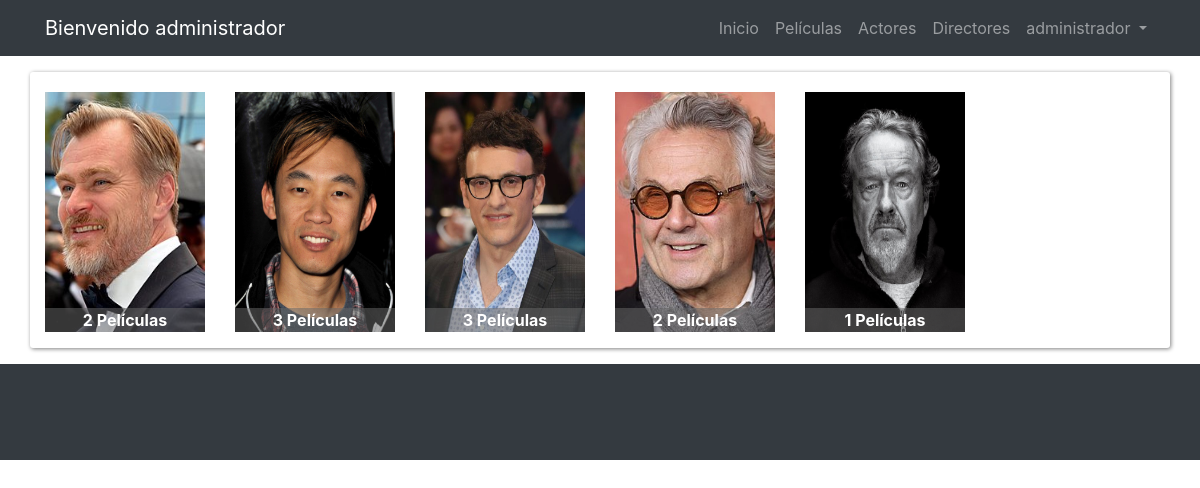
The page /directores/ (signed in) on the database its author committed.
### apps/videoclub/models.py (models this page shows, shortened)
class Director(models.Model):
    nombre = models.CharField(
        max_length=100
    )
    fecha_nacimiento = models.DateField()
    fecha_defuncion = models.DateField(
        'Fallecido',
        null=True,
        blank=True,
    )
    foto = models.ImageField(
        upload_to='images/directores/',
        default='images/directores/sin_foto.jpg'
    )
    def image_admin(self):
        return mark_safe("<img style='max-width:220px; max-height:300px' src=\"{}\" />".format(settings.MEDIA_URL+str(self.foto)))
    image_admin.short_description = 'Foto actual'
    def url_foto(self):
        return settings.MEDIA_URL+str(self.foto)
    def get_num_peliculas(self):
        n_peliculas = self.pelicula_set.count()
        return n_peliculas
    class Meta:
        verbose_name_plural = "Directores"

### apps/videoclub/views.py (the view)
class DirectoresList(ListView):
    model = Director
    template_name = "videoclub/directores.html"

### templates/videoclub/directores.html (shortened to what this page needs)
{% extends 'base/base.html' %}
{% load static %}
{% load django_bootstrap_breadcrumbs %}
{% block content %}
<div class="row directores mt-3 mb-3 pt-3 pb-3">
    {% if object_list %}
    {% for director in object_list %}
    <div class="col-lg-2 col-md-3 col-sm-4 col-xs-12">
        <div class="hovereffect director">
            <img class="img-responsive mt-1" src="{{director.url_foto}}" alt="">
            <div class='numero_peliculas'>{{director.get_num_peliculas}} Películas</div>
        </div>
    </div>
    {% endfor %}
    {% else %}
    <h4>No hay películas disponibles</h4>
    {% endif %}
</div>
{% endblock content %}

### templates/base/base.html (shortened to what this page needs)
{% load static %}
{% load django_bootstrap_breadcrumbs %}
<!DOCTYPE html>
<html lang="en">
<head>
    <link rel="stylesheet" href="https://use.fontawesome.com/releases/v5.1.1/css/all.css"
>
    <link rel="stylesheet" href="https://stackpath.bootstrapcdn.com/bootstrap/4.2.1/css/bootstrap.min.css"
>
    <link rel="stylesheet" href="{% static 'css/modern-business.css' %}">
    <link rel="stylesheet" href="{% static 'css/styles.css' %}">
    <link rel="stylesheet" href="{% static 'bootstrap_icons/css/bootstrap_icons.css' %}">
</head>
<body>
    {% block navbar %}
    <nav class="navbar fixed-top navbar-expand-lg navbar-dark bg-dark fixed-top">
        <div class="container">
            <a class="navbar-brand" href="{% url 'index' %}">Bienvenido {{ user.get_username }}</a>
            <div class="collapse navbar-collapse" id="navbarResponsive">
                <ul class="navbar-nav ml-auto">
                    <li class="nav-item">
                        <a class="nav-link" href="{% url 'index' %}">Inicio</a>
                    </li>
                    <li class="nav-item">
                        <a class="nav-link" href="{% url 'peliculas' %}">Películas</a>
                    </li>
                    <li class="nav-item">
                        <a class="nav-link" href="{% url 'actores' %}">Actores</a>
                    </li>
                    <li class="nav-item">
                        <a class="nav-link" href="{% url 'directores' %}">Directores</a>
                    </li>
                    <li class="nav-item dropdown">
                        <a class="nav-link dropdown-toggle" href="#" id="navbarDropdownBlog" data-toggle="dropdown"
                            aria-haspopup="true" aria-expanded="false">
                            {{ user.get_username }}
                        </a>
                    </li>
                </ul>
            </div>
        </div>
    </nav>
    {% endblock navbar %}
    <div class="container">
        {% block content %}
        {% endblock content %}
    </div>
    {% block footer %}
    <footer class="py-5 bg-dark">
    </footer>
    {% endblock footer %}
</body>
</html>

### videoclub_django/static/css/modern-business.css (style rules this page uses)
body { padding-top: 54px; }
@media (min-width: 992px) { body { padding-top: 56px; } }

### videoclub_django/static/css/styles.css (style rules this page uses)
.directores { box-shadow: 1px 1px 4px grey; border-radius: 3px; }
.directores .hovereffect { width: 100%; height: 100%; float: left; overflow: hidden; position: relative; text-align: center; cursor: default; }
.directores .hovereffect img { display: block; position: relative; -webkit-transition: all .4s linear; transition: all .4s linear; width: 100%; height: 100%; }
.directores .director .numero_peliculas { position: absolute; width: 100%; bottom: 0; background-color: #66666687; color: white; font-weight: bold; }

### rows shown on the page
Director: url_foto (picture), get_num_peliculas "2"
Director: url_foto (picture), get_num_peliculas "3"
Director: url_foto (picture), get_num_peliculas "3"
Director: url_foto (picture), get_num_peliculas "2"
Director: url_foto (picture), get_num_peliculas "1"

### other values the page prints
{{ user.get_username }} "administrador"
